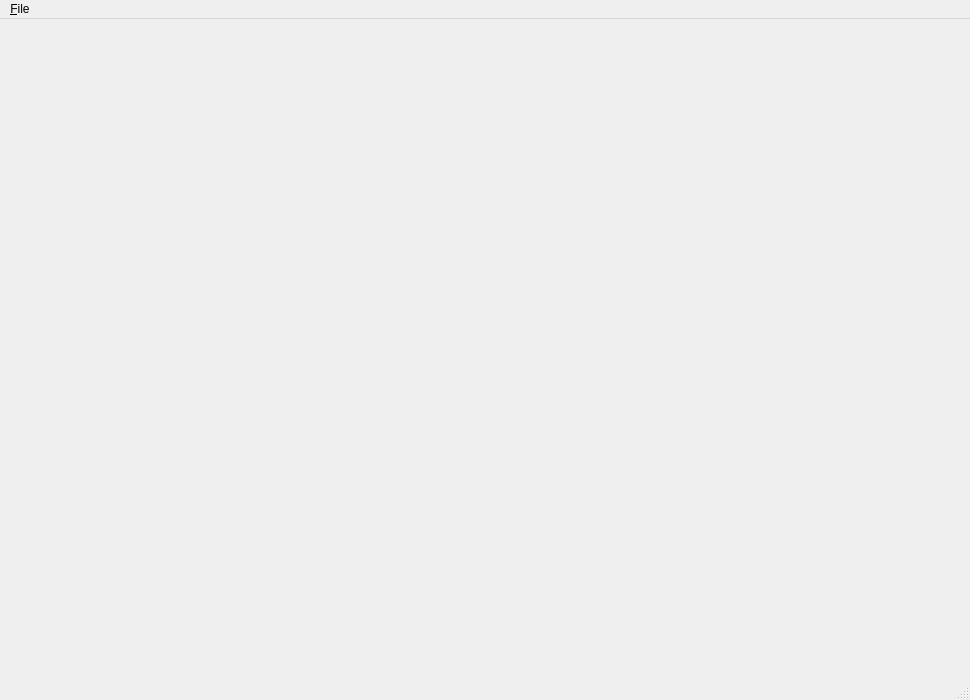
<?xml version="1.0" encoding="UTF-8"?>
<ui version="4.0">
 <class>pqClientMainWindow</class>
 <widget class="QMainWindow" name="pqClientMainWindow">
  <property name="geometry">
   <rect>
    <x>0</x>
    <y>0</y>
    <width>970</width>
    <height>700</height>
   </rect>
  </property>
  <property name="windowTitle">
   <string>MainWindow</string>
  </property>
  <widget class="QWidget" name="centralwidget"/>
  <widget class="QMenuBar" name="menubar">
   <property name="geometry">
    <rect>
     <x>0</x>
     <y>0</y>
     <width>970</width>
     <height>19</height>
    </rect>
   </property>
   <widget class="QMenu" name="menuRecent_Files">
    <property name="title">
     <string>Recent Files</string>
    </property>
   </widget>
   <widget class="QMenu" name="menu_File">
    <property name="title">
     <string>&amp;File</string>
    </property>
    <addaction name="actionOpen"/>
    <addaction name="menuRecent_Files"/>
    <addaction name="actionExit"/>
   </widget>
   <addaction name="menu_File"/>
  </widget>
  <action name="actionOpen">
   <property name="text">
    <string>Open</string>
   </property>
  </action>
  <action name="actionExit">
   <property name="text">
    <string>Quit</string>
   </property>
  </action>
  <widget class="pqStatusBar" name="statusbar"/>
 </widget>
 <customwidgets>
  <customwidget>
   <class>pqStatusBar</class>
   <extends>QStatusBar</extends>
   <header>pqStatusBar.h</header>
  </customwidget>
  <customwidget>
   <class>pqViewManager</class>
   <extends>QWidget</extends>
   <header>pqViewManager.h</header>
   <container>1</container>
  </customwidget>
 </customwidgets>
 <resources/>
 <connections/>
</ui>
